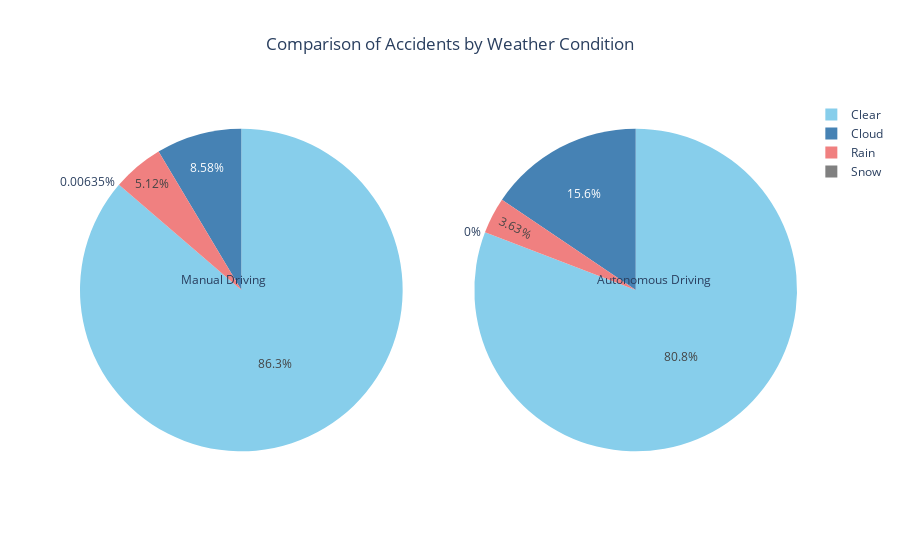

Notebook cell for this chart:
### Code cell
# 데이터 (Manual Driving)
weather_conditions = ["Clear", "Cloud", "Rain", "Snow"]
manual_acci = [non_cnt0, non_cnt1, non_cnt2, non_cnt3]

# 데이터 (Autonomous Driving)
auto_acci = [auto_cnt0, auto_cnt1, auto_cnt2, auto_cnt3]

# 서브플롯 생성
fig = make_subplots(
    rows=1, cols=2,  # 1행 2열로 배치
    specs=[[{"type": "domain"}, {"type": "domain"}]],  # 원형그래프 타입 지정
    subplot_titles=("Manual Driving", "Autonomous Driving")  # 각 그래프 제목
)

# Manual Driving 원형 그래프 추가
fig.add_trace(
    go.Pie(
        labels=weather_conditions,
        values=manual_acci,
        name="Manual Driving",
        marker=dict(colors=["skyblue", "steelblue", "lightcoral", "gray"])
    ),
    row=1, col=1
)

# Autonomous Driving 원형 그래프 추가
fig.add_trace(
    go.Pie(
        labels=weather_conditions,
        values=auto_acci,
        name="Autonomous Driving",
        marker=dict(colors=["skyblue", "steelblue", "lightcoral", "gray"])
    ),
    row=1, col=2
)

# 레이아웃 설정
fig.update_layout(
    title_text="Comparison of Accidents by Weather Condition",
    title_x=0.5,  # 제목 가운데 정렬
    annotations=[
        dict(text='Manual Driving', x=0.2, y=0.5, font_size=12, showarrow=False),
        dict(text='Autonomous Driving', x=0.8, y=0.5, font_size=12, showarrow=False)
    ]
)

# 출력
fig.show()

### Figure 1 — Plotly figure (JSON) as saved in the notebook; plotly's stock layout.template omitted (floating-point values rounded to 4 significant figures)
{"data": [{"domain": {"x": [0, 0.45], "y": [0, 1]}, "labels": ["Clear", "Cloud", "Rain", "Snow"], "marker": {"colors": ["skyblue", "steelblue", "lightcoral", "gray"]}, "name": "Manual Driving", "type": "pie", "values": [13596, 1351, 807, 1]}, {"domain": {"x": [0.55, 1], "y": [0, 1]}, "labels": ["Clear", "Cloud", "Rain", "Snow"], "marker": {"colors": ["skyblue", "steelblue", "lightcoral", "gray"]}, "name": "Autonomous Driving", "type": "pie", "values": [556, 107, 25, 0]}], "layout": {"annotations": [{"font": {"size": 12}, "showarrow": false, "text": "Manual Driving", "x": 0.2, "xanchor": "center", "xref": "paper", "y": 0.5, "yanchor": "bottom", "yref": "paper"}, {"font": {"size": 12}, "showarrow": false, "text": "Autonomous Driving", "x": 0.8, "xanchor": "center", "xref": "paper", "y": 0.5, "yanchor": "bottom", "yref": "paper"}], "title": {"text": "Comparison of Accidents by Weather Condition", "x": 0.5}}}
